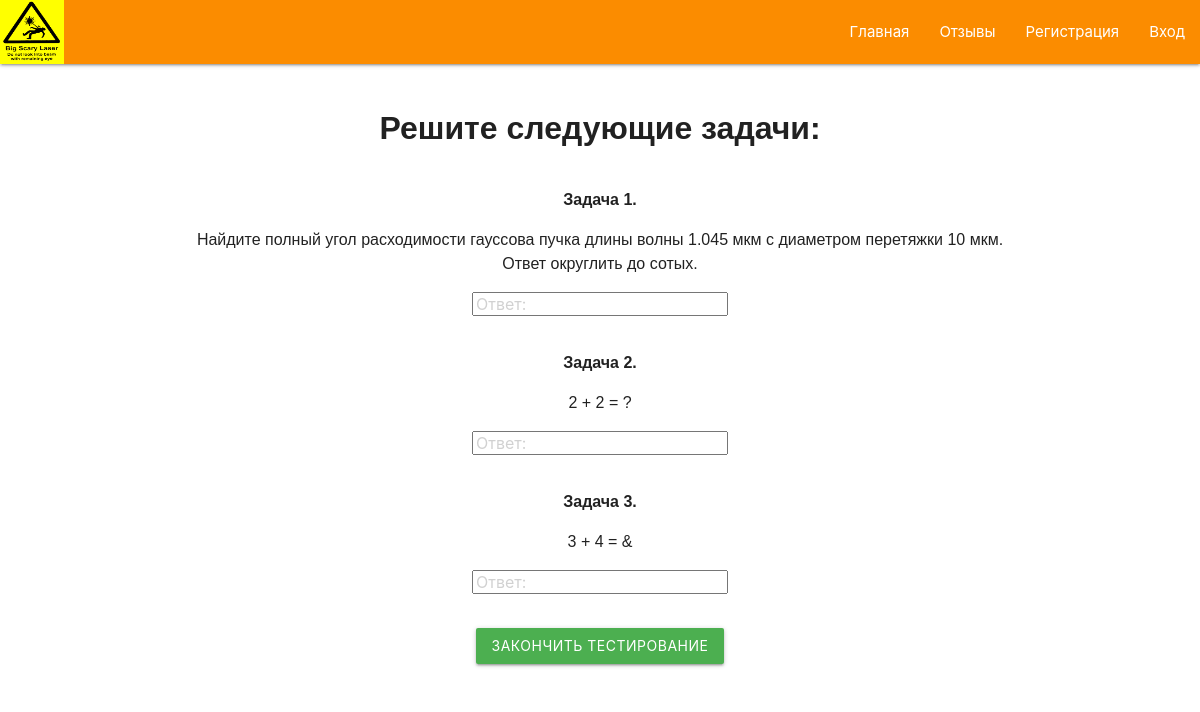
Page /testing_page on the earlier database version.
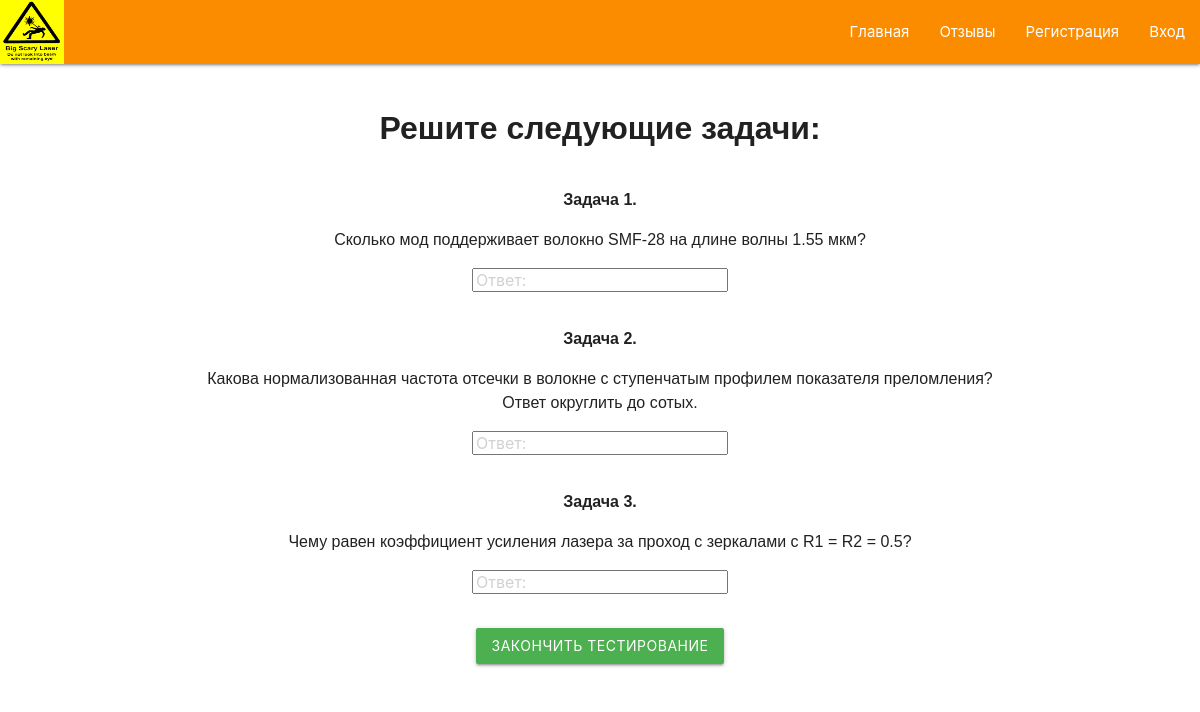
Same page on the later database version.
### mainapp/models.py (models this page shows)
class Problem(models.Model):
    task_text = models.TextField()
    left_border = models.DecimalField(decimal_places=5, max_digits=10)
    right_border = models.DecimalField(decimal_places=5, max_digits=10)
    answer = models.CharField(max_length=150)
    commentary = models.CharField(max_length=300, default = "")

### mainapp/views.py (the view)
# urls.py: path('testing_page', views.create_test),
def create_test(request):
    print(list(Problem.objects.all().values_list('pk')))
    objects = Problem.objects.filter(pk__in = random.sample(list(Problem.objects.all().\
                                                            values_list('pk', flat = True)), 3))
    context = {"objects": objects}
    return render(request, "mainapp/task_page.html", context)

### mainapp/templates/mainapp/task_page.html (shortened to what this page needs)
{% extends "mainapp/base_page.html" %}
{% block lead %}
    <div class="row">
      <div class="col s12" style="text-align: center;">
        Решите следующие задачи:
      </div>
    </div>
{% endblock %}
{% block navbar_active %}
<li><a href="/">Главная</a></li>
<li><a href="/feedback">Отзывы</a></li>
<li><a href="/register">Регистрация</a></li>
<li><a href="/login_page">Вход</a></li>
{% endblock %}
{% block mainbody %}
<b class="row">
    <form class="col s12" method="post">
        {% for object in objects %}
        <p><b> Задача {{ forloop.counter }}.</b></p>
        <p>{{object.task_text }}</p>
        <div class="input-field">
          <input placeholder="Ответ:" id="" name = "{{ object.pk }}" type="{{ object.pk }}" class="validate" required = "">
            <span class="helper-text" data-error="Ошибка!" data-success=""></span>
        </div>
        {% endfor %}
    <div class="row">
        <button class="btn btn-primary green" formaction="/send_answers" type="submit">Закончить тестирование</button>
    </div>
    </form>
  </div>
{% endblock %}

### mainapp/templates/mainapp/base_page.html (shortened to what this page needs)
<!doctype html>
<html lang='ru'>
<head>
    {% load static %}
    <link type="text/css" rel="stylesheet" href="{% static 'materialize.min.css' %}"  media="screen,projection"/>
    <link type="text/css" rel="stylesheet" href="{% static 'custom.css' %}" media="screen,projection"/>
</head>
<body>
<div class="navbar-fixed" style="height: 104px">
    <nav class = "orange darken-1">
        <div class="nav-wrapper">
          <a href="#" class="brand-logo"><img src="{% static 'logo.png' %}" width="64" height = '64' alt=""></a>
          <ul id="nav-mobile" class="right hide-on-med-and-down">
            {% block navbar_active %}{% endblock %}
          </ul>
        </div>
    </nav>
</div>
    <div class="container">
        <div class = "lead">{% block lead %}{% endblock %}</div>
        <div class="center-align">
            <div class = "body">{% block mainbody %}{% endblock %}</div>
        </div>
</body>
</html>

### static/custom.css (style rules this page uses)
.body { font-size: 16px; font-family: Helvetica, sans-serif; font-weight: 300; }
.lead { font-size: 32px; font-family: Helvetica, sans-serif; font-weight: 600; }

Differences in the rows shown:
removed Problem: task_text "Найдите полный угол расходимости гауссова пучка длины волны 1.045 мкм с диаметром перетяжки 10 мкм. Ответ округлить до сотых."
removed Problem: task_text "2 + 2 = ?"
removed Problem: task_text "3 + 4 = &"
added Problem: task_text "Сколько мод поддерживает волокно SMF-28 на длине волны 1.55 мкм?"
added Problem: task_text "Какова нормализованная частота отсечки в волокне с ступенчатым профилем показателя преломления? Ответ округлить до сотых."
added Problem: task_text "Чему равен коэффициент усиления лазера за проход с зеркалами с R1 = R2 = 0.5?"
